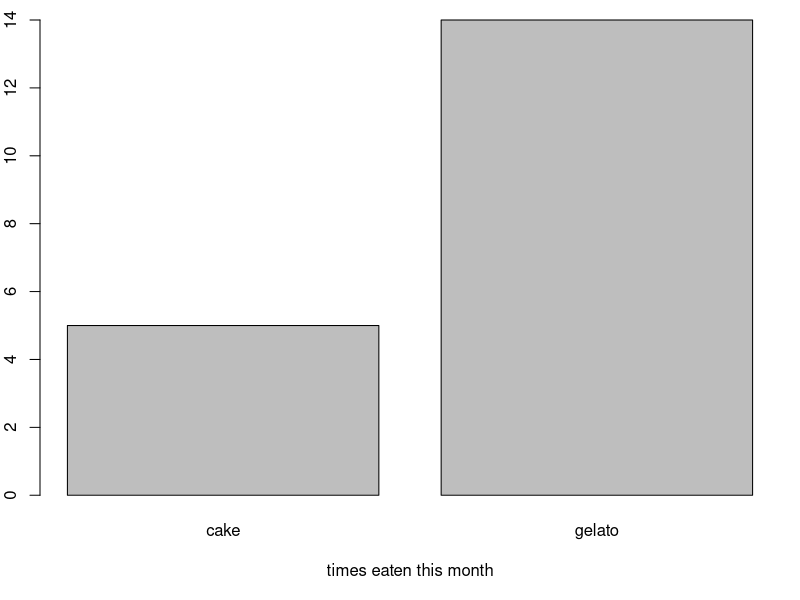

Generate this figure with R:
# Example bar plot
par(mar=c(5,2,1,1))#bottom, left, top, right
val1 <- 5
val2 <- 14
barplot(c(val1, val2), xlab="times eaten this month",names.arg=c("cake", "gelato"))